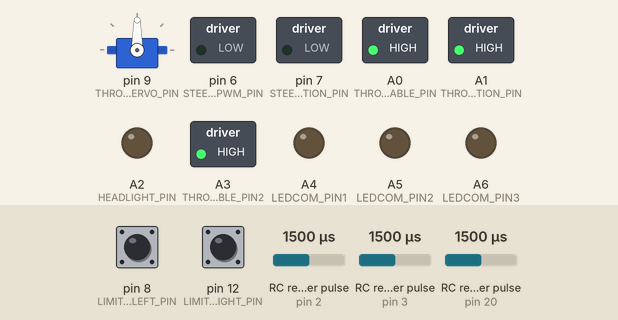
This sketch was run on a simulated Arduino Mega 2560, built with avr-gcc and run on an emulated ATmega2560. Parts: servo, switched loads named in the sketch (green lamp = pin HIGH), output pins drawn as LEDs (lit = HIGH). Wiring (inferred from the names in the program): 3 × RC receiver channel: data pin 2 / data pin 3 / data pin 20. Inputs (shaded band) come from the test bench; at power-on: RC receiver pulse (sensors on pin 2, pin 3, pin 20) 1500 µs, pin 12 (LIMIT_STEER_RIGHT_PIN) LOW, pin 8 (LIMIT_STEER_LEFT_PIN) HIGH. Pins used as bus, display or sensor lines are not drawn; what the sketch prints to the serial monitor is not drawn.

Above: at 1.2 s.
1.3 s: RC receiver pulse (sensor on pin 2) set to 1459 µs
2.8 s: RC receiver pulse (sensor on pin 2) set to 1442 µs
At 3.8 s:
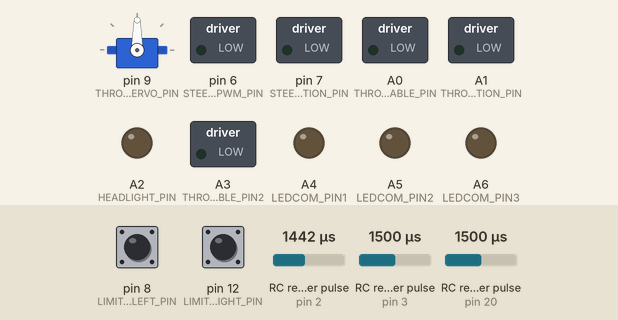
4.3 s: RC receiver pulse (sensor on pin 3) set to 1020 µs
At 5.0 s:
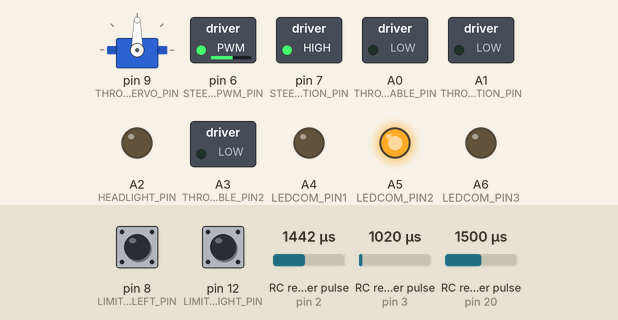
5.8 s: RC receiver pulse (sensor on pin 20) set to 1111 µs
7.3 s: RC receiver pulse (sensor on pin 20) set to 1083 µs
At 8.5 s:
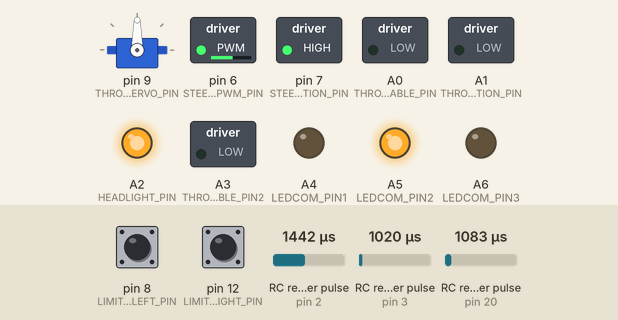
8.8 s: pin 12 (LIMIT_STEER_RIGHT_PIN) pulled HIGH for 0.15 s
At 8.88 s:
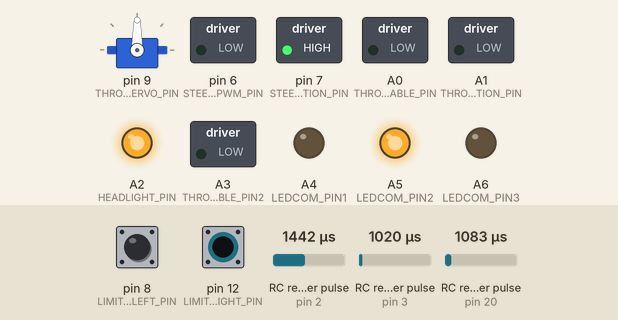
Timing chart, 0 to 11.4 s (numbered marks = the images above; inputs shaded):
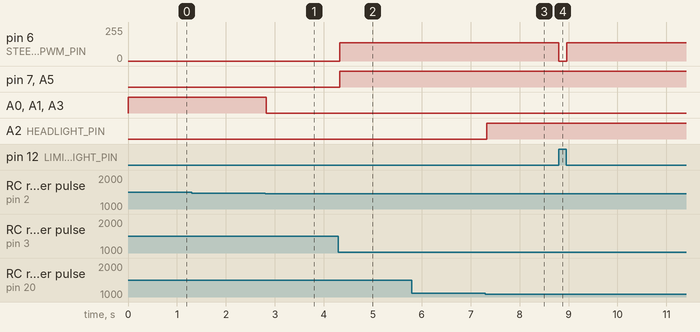

The sketch:

bolderuino.ino
```cpp
// Greetingz Commander

#include <Servo.h>
#include <SPI.h>
Servo throttleServo;  // Servo for throttle control

#define SRC_NEUTRAL 1500
#define SRC_MAX 2000
#define SRC_MIN 1000
#define TRC_NEUTRAL 1500
#define TRC_MAX 1884
#define TRC_MIN 1088
#define ERROR_center 50
#define ERROR_stop_center 20
#define pERROR 0

uint16_t unSteeringMin = SRC_MIN + pERROR;
uint16_t unSteeringMax = SRC_MAX - pERROR;
uint16_t unSteeringCenter = SRC_NEUTRAL;

uint16_t unThrottleMin = TRC_MIN + pERROR;
uint16_t unThrottleMax = TRC_MAX - pERROR;
uint16_t unThrottleCenter = TRC_NEUTRAL;

#define PWM_STEERING_MIN 0
#define PWM_STEERING_MAX 255
#define PWM_THROTTLE_MIN 10
#define PWM_THROTTLE_MAX 255

#define PWM_CHANNEL5_MIN 1100
#define PWM_CHANNEL5_MAX 1800

unsigned long nosignalsafety = 0;

// In/Outputs
#define THROTTLE_ENABLE_PIN A0
#define THROTTLE_DIRECTION_PIN A1
#define HEADLIGHT_PIN A2
#define THROTTLE_ENABLE_PIN2 A3

// LED Arduino comm.
#define LEDCOM_PIN1 A4
#define LEDCOM_PIN2 A5
#define LEDCOM_PIN3 A6

#define STEERING_OUT_PWM_PIN 6
#define STEERING_OUT_DIRECTION_PIN 7
#define THROTTLE_OUT_SPEEDSERVO_PIN 9
#define LIMIT_STEER_LEFT_PIN 8
#define LIMIT_STEER_RIGHT_PIN 12
#define LASER_STEER_PIN 15

#define DIGIPOT_CS 53
#define DIGIPOT_SPIDIN 51
#define DIGIPOT_SPICLK 52


/**
   Renscontroller
   pin2  = ch1 = voor/achter van rechter stick
   pin3  = ch2 = links/rechts van rechter stick
   pin18 = ch3 = voor/achter van linker stick
   pin19 = ch4 = links/rechts van linker stick
   pin20 = ch5 = switch rechts
   pin21 = ch6 = switch links
*/
#define THROTTLE_IN_PIN 2
#define STEERING_IN_PIN 3
#define CHANNEL3_PIN 18
#define CHANNEL4_PIN 19
#define CHANNEL5_PIN 20
#define CHANNEL6_PIN 21

// These bit flags are set in bUpdateFlagsShared to indicate which
// channels have new signals
#define THROTTLE_FLAG 1
#define STEERING_FLAG 2

// holds the update flags defined above
volatile uint8_t bUpdateFlagsShared;
volatile uint16_t unThrottleInShared;
volatile uint16_t unSteeringInShared;
volatile uint16_t unLastThrottleInShared;
volatile uint16_t unLastSteeringInShared;

volatile uint16_t unChannel5Shared;
volatile uint16_t unLastChannel5Shared;

uint32_t ulThrottleStart;
uint32_t ulSteeringStart;
uint32_t ulChannel5Start;

uint8_t gThrottle = 0;
uint8_t gSteering = 0;
uint8_t gHeadlightCheat = 0;
uint8_t gHeadlightState = 0;

#define DIRECTION_STOP 0
#define DIRECTION_FORWARD 1
#define DIRECTION_REVERSE 2

#define DIRECTION_LEFT 0
#define DIRECTION_RIGHT 1

uint8_t gThrottleDirection = DIRECTION_STOP;
uint8_t gSteeringDirection = DIRECTION_LEFT;

void setup()
{
  Serial.begin(9600);
  Serial.println("mounting swap partition");

  attachInterrupt(0 /* INT0 = THROTTLE_IN_PIN */, calcThrottle, CHANGE);
  attachInterrupt(1 /* INT1 = STEERING_IN_PIN */, calcSteering, CHANGE);
  attachInterrupt(3 /* INT3 = pin20 */, channel5, CHANGE);

  throttleServo.attach(THROTTLE_OUT_SPEEDSERVO_PIN);

  pinMode(THROTTLE_ENABLE_PIN, OUTPUT);
  pinMode(THROTTLE_DIRECTION_PIN, OUTPUT);
  pinMode(STEERING_OUT_PWM_PIN, OUTPUT);
  pinMode(STEERING_OUT_DIRECTION_PIN, OUTPUT);
  pinMode(HEADLIGHT_PIN, OUTPUT);
  pinMode(THROTTLE_ENABLE_PIN2, OUTPUT);

  pinMode(LEDCOM_PIN1, OUTPUT);
  pinMode(LEDCOM_PIN2, OUTPUT);
  pinMode(LEDCOM_PIN3, OUTPUT);

  unLastThrottleInShared = TRC_NEUTRAL;

  pinMode(DIGIPOT_CS, OUTPUT);
  // initialize SPI:
  SPI.begin();
}

void loop()
{
  static uint16_t unThrottleIn;
  static uint16_t unSteeringIn;
  static int16_t unThrottleDiff;
  static uint8_t bUpdateFlags;

  if (bUpdateFlagsShared)
  {
    noInterrupts(); // turn interrupts off quickly while we take local copies of the shared variables

    // take a local copy of which channels were updated in case we need to use this in the rest of loop
    bUpdateFlags = bUpdateFlagsShared;

    if (bUpdateFlags & THROTTLE_FLAG)
    {
      // do check with last value to make sure its not garbage or to little change

      unThrottleDiff = unThrottleInShared - unLastThrottleInShared;
      if (unThrottleDiff < 0) {
        unThrottleDiff = unThrottleDiff * -1;
      }
      if (unThrottleDiff > 250) {
        bUpdateFlags = 0;
      }

      unThrottleIn = unThrottleInShared;
    }

    if (bUpdateFlags & STEERING_FLAG)
    {
      unSteeringIn = unSteeringInShared;
    }

    bUpdateFlagsShared = 0;
    unLastThrottleInShared = unThrottleInShared;

    interrupts();
  }

  if (bUpdateFlags & THROTTLE_FLAG)
  {

    unThrottleIn = constrain(unThrottleIn, unThrottleMin, unThrottleMax);

    if (unThrottleIn > (unThrottleCenter + ERROR_center))
    {
      gThrottle = map(unThrottleIn, (unThrottleCenter + ERROR_center), unThrottleMax, PWM_THROTTLE_MIN, PWM_THROTTLE_MAX);
      gThrottleDirection = DIRECTION_FORWARD;
    }
    else if (unThrottleIn < (unThrottleCenter - ERROR_center))
    {
      gThrottle = map(unThrottleIn, unThrottleMin, (unThrottleCenter - ERROR_center), PWM_THROTTLE_MAX, PWM_THROTTLE_MIN);
      gThrottleDirection = DIRECTION_REVERSE;
    }

    // Prevent flapping of the relays
    if (unThrottleIn < (unThrottleCenter + ERROR_stop_center) && unThrottleIn > (unThrottleCenter - ERROR_stop_center))
    {
      gThrottle = 0;
      gThrottleDirection = DIRECTION_STOP;
    }

    // servo
    throttleSpeed(gThrottle);
    // direction & enable relays
    throttleDirection(gThrottleDirection);
  }

  if (bUpdateFlags & STEERING_FLAG)
  {
    gSteeringDirection = DIRECTION_LEFT;
    unSteeringIn = constrain(unSteeringIn, unThrottleMin, unThrottleMax);

    if (unSteeringIn > (unSteeringCenter + ERROR_center))
    {
      gSteering = map(unSteeringIn, (unSteeringCenter + ERROR_center), unSteeringMax, PWM_STEERING_MIN, PWM_STEERING_MAX);
      gSteeringDirection = DIRECTION_LEFT;
    }
    else if (unSteeringIn < (unSteeringCenter - ERROR_center))
    {
      gSteering = map(unSteeringIn, unSteeringMin, (unSteeringCenter - ERROR_center), PWM_STEERING_MAX, PWM_STEERING_MIN);
      gSteeringDirection = DIRECTION_RIGHT;
    }
    else
    {
      gSteering = 0;
    }

    if (gSteering > 50) {
      sendLight(gSteeringDirection + 1);
    }
    else
    {
      sendLight(0);
    }

    md10rpmSpeed(gSteering, gSteeringDirection);
  }

  // no signal == no motor output
  if (bUpdateFlags == 0) {
    // Check if last signal was later then 50 ms ago
    if (nosignalsafety < (millis() - 50)) {
      md10rpmSpeed(0, 0);
      throttleSpeed(0);
      throttleDirection(DIRECTION_STOP);
    }
  }

  bUpdateFlags = 0;
}


void calcThrottle()
{
  // signal interrupt, reset the nosignalsafety
  nosignalsafety = millis();
  // if the pin is high, its a rising edge of the signal pulse, so lets record its value
  if (digitalRead(THROTTLE_IN_PIN) == HIGH)
  {
    ulThrottleStart = micros();
  }
  else
  {
    // else it must be a falling edge, so lets get the time and subtract the time of the rising edge
    // this gives use the time between the rising and falling edges i.e. the pulse duration.
    unThrottleInShared = (uint16_t)(micros() - ulThrottleStart);
    bUpdateFlagsShared |= THROTTLE_FLAG;

  //Serial.println(unThrottleInShared);
  }
}

void calcSteering()
{
  // signal interrupt, reset the nosignalsafety
  nosignalsafety = millis();
  if (digitalRead(STEERING_IN_PIN) == HIGH)
  {
    ulSteeringStart = micros();
  }
  else
  {
    unSteeringInShared = (uint16_t)(micros() - ulSteeringStart);
    bUpdateFlagsShared |= STEERING_FLAG;
  }
}

void channel5()
{
  // signal interrupt, reset the nosignalsafety
  nosignalsafety = millis();
  if (digitalRead(CHANNEL5_PIN) == HIGH)
  {
    ulChannel5Start = micros();
  }
  else
  {
    unChannel5Shared = (uint16_t)(micros() - ulChannel5Start);

    if (unChannel5Shared < PWM_CHANNEL5_MIN) {
      digitalWrite(HEADLIGHT_PIN, HIGH);
      digitalWrite(LEDCOM_PIN3, LOW);
    }
    if (unChannel5Shared > PWM_CHANNEL5_MAX) {
      digitalWrite(HEADLIGHT_PIN, LOW);
      digitalWrite(LEDCOM_PIN3, HIGH);
    }
  }
}


void md10rpmSpeed(int rpm, int mDirection) {
  switch (mDirection)
  {
    case DIRECTION_LEFT:
      if (digitalRead(LIMIT_STEER_LEFT_PIN) == LOW) {
        // rpm devide by 2 for better control
        analogWrite(STEERING_OUT_PWM_PIN, rpm / 1.5);
        digitalWrite(STEERING_OUT_DIRECTION_PIN, mDirection);

      } else {
        analogWrite(STEERING_OUT_PWM_PIN, 0);
      }
      break;
    case DIRECTION_RIGHT:
      if (digitalRead(LIMIT_STEER_RIGHT_PIN) == LOW) {
        // rpm devide by 2 for better control
        analogWrite(STEERING_OUT_PWM_PIN, rpm / 1.5);
        digitalWrite(STEERING_OUT_DIRECTION_PIN, mDirection);
      } else {
        analogWrite(STEERING_OUT_PWM_PIN, 0);
      }
      break;
  }
  if (rpm > 10) {
    digitalWrite(LASER_STEER_PIN, HIGH);
  } else {
    digitalWrite(LASER_STEER_PIN, LOW);
  }
}

void throttleSpeed(int pos) {

  pos = constrain(pos, 70, 255);
  pos = pos / 2;

  // just get to the max
  if (pos >= 126) {
    pos = 127;
  }

  //Serial.println(pos);

  // take the CS pin low to select the chip:
  digitalWrite(DIGIPOT_CS, LOW);
  // send value
  SPI.transfer(pos);
  // take the CS pin high to apply new value
  digitalWrite(DIGIPOT_CS, HIGH);

}

void throttleDirection(int gDirection) {
  switch (gDirection)
  {
    case DIRECTION_FORWARD:
      digitalWrite(THROTTLE_ENABLE_PIN, LOW);
      digitalWrite(THROTTLE_ENABLE_PIN2, LOW);
      digitalWrite(THROTTLE_DIRECTION_PIN, HIGH);
      break;
    case DIRECTION_REVERSE:
      digitalWrite(THROTTLE_ENABLE_PIN, LOW);
      digitalWrite(THROTTLE_ENABLE_PIN2, LOW);
      digitalWrite(THROTTLE_DIRECTION_PIN, LOW);
      break;
    case DIRECTION_STOP:
      digitalWrite(THROTTLE_ENABLE_PIN, HIGH);
      digitalWrite(THROTTLE_ENABLE_PIN2, HIGH);
      digitalWrite(THROTTLE_DIRECTION_PIN, HIGH);
      break;
  }
}

void sendLight(int value) {

  if (value == 0) {
    digitalWrite(LEDCOM_PIN1, LOW);
    digitalWrite(LEDCOM_PIN2, LOW);
  }

  if (value == 1) {
    digitalWrite(LEDCOM_PIN1, HIGH);
    digitalWrite(LEDCOM_PIN2, LOW);
  }

  if (value == 2) {
    digitalWrite(LEDCOM_PIN1, LOW);
    digitalWrite(LEDCOM_PIN2, HIGH);
  }

  if (value == 3) {
    digitalWrite(LEDCOM_PIN1, HIGH);
    digitalWrite(LEDCOM_PIN2, HIGH);
  }

}
```

Measured:
- the behaviour switches between 1450 and 1449 µs on RC receiver pulse (sensor on pin 2) (found by bisection; images 0 and 1)
- the behaviour switches between 1099 and 1098 µs on RC receiver pulse (sensor on pin 20) (found by bisection; images 2 and 3)
- after the input at 1.3 s, every drawn part: stays the same
- after the input at 2.8 s, A0 (THROTTLE_ENABLE_PIN), A1 (THROTTLE_DIRECTION_PIN), A3 (THROTTLE_ENABLE_PIN2): HIGH → LOW at once
- after the input at 4.3 s, pin 6 (STEERING_OUT_PWM_PIN): 0/255 → 137/255 at once; pin 7 (STEERING_OUT_DIRECTION_PIN), A5 (LEDCOM_PIN2): LOW → HIGH at once
- after the input at 5.8 s, every drawn part: stays the same
- after the input at 7.3 s, A2 (HEADLIGHT_PIN): LOW → HIGH at once
- after the input at 8.8 s, pin 6 (STEERING_OUT_PWM_PIN): 137/255 → 0/255 at once, → 137/255 0.16 s later
